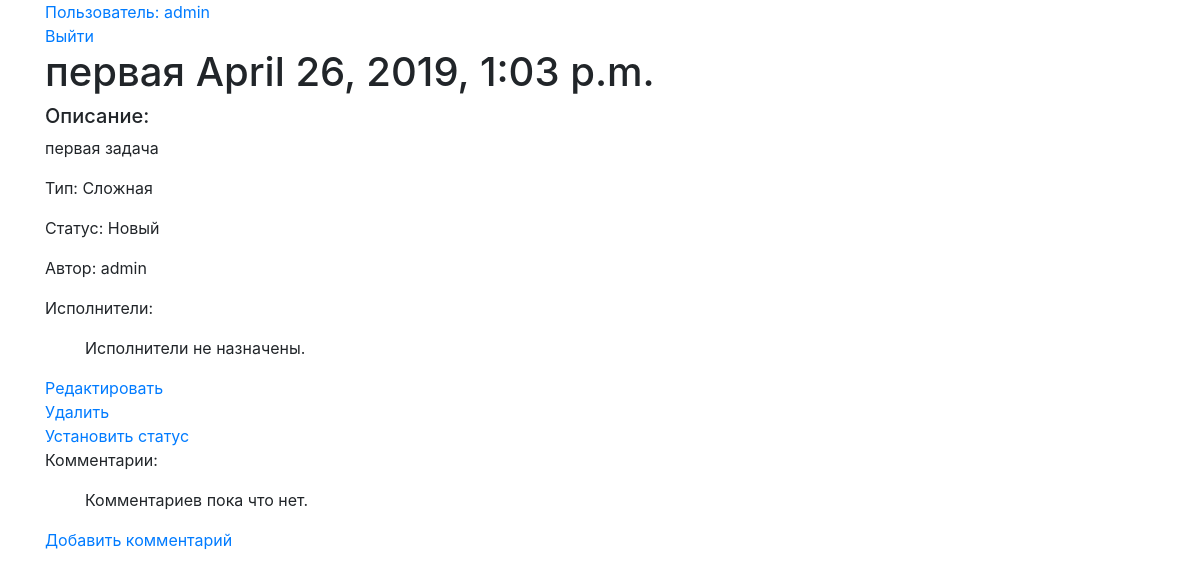
The app's page /tasks/1/ (signed in), older data.
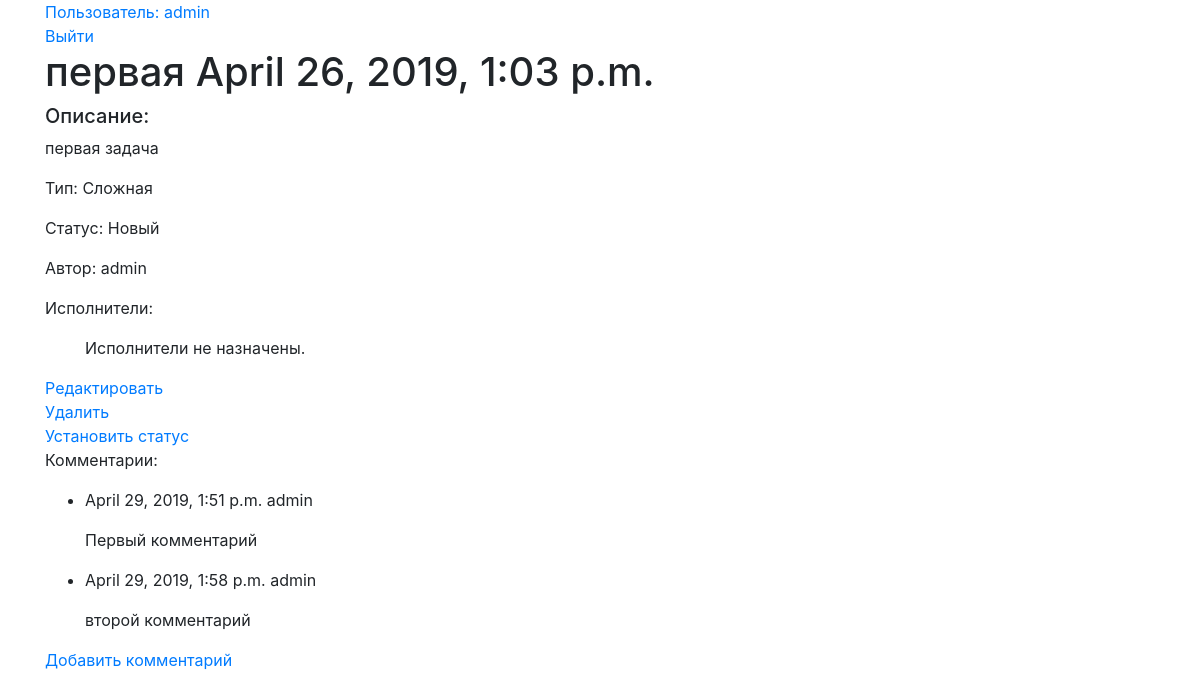
The same page, newer data.
### tasks/models.py (models this page shows, shortened)
class ModelsNameMixin:
    def get_model_name_plural(self):
        return self._meta.verbose_name_plural

class Task(models.Model, ModelsNameMixin):
    title = models.CharField(verbose_name='Наименование', max_length=150)
    date = models.DateTimeField(verbose_name='Дата', auto_now_add=True)
    description = models.TextField(verbose_name='Описание', max_length=500)
    state = models.ForeignKey(TaskState, on_delete=models.PROTECT, default=DEFAULT_STATE_ID)
    task_type = models.ForeignKey(TaskType, on_delete=models.PROTECT)
    author = models.ForeignKey(settings.AUTH_USER_MODEL, on_delete=models.CASCADE, related_name='user_task_auth', blank=True, null=True)
    performers = models.ManyToManyField(User, related_name='user_task_performers')
    objects = TaskQuerySet.as_manager()
    class Meta:
        ordering = ['date', 'title']
        verbose_name = 'Задача'
        verbose_name_plural = 'Задачи'

class TaskType(models.Model, ModelsNameMixin):
    title = models.CharField(verbose_name='Наименование', max_length=100, unique=True)
    def __str__(self):
        return self.title
    class Meta:
        verbose_name = 'Тип задачи'
        verbose_name_plural = 'Типы задачи'

class TaskState(models.Model, ModelsNameMixin):
    title = models.CharField(verbose_name='Наименование', max_length=100, unique=True)
    def __str__(self):
        return self.title
    class Meta:
        verbose_name = 'Статус задачи'
        verbose_name_plural = 'Статусы задачи'

class Comment(models.Model, ModelsNameMixin):
    date = models.DateTimeField(verbose_name="Дата", auto_now=True)
    description = models.TextField(verbose_name="Содержание", max_length=500)
    task = models.ForeignKey(Task, on_delete=models.PROTECT)
    author = models.ForeignKey(settings.AUTH_USER_MODEL, on_delete=models.CASCADE)
    class Meta:
        ordering = ['date']
        verbose_name = 'Комментарий'
        verbose_name_plural = 'Комментарии'

### tasks/views.py (the view)
# urls.py: path('<pk>/', TaskDetailView.as_view(), name='task_detail'),
class TaskDetailView(LoginRequiredMixin, DetailView):
    model = Task
    template_name = "tasks_detail.html"

### tasks/templates/tasks_detail.html (shortened to what this page needs)
{% extends "base.html" %}
{% block content %}
    <h1>{{ object.title }}  {{ object.date }}</h1>
    <h5>Описание:</h5>
    <p>{{ object.description }}</p>
    <p>Тип: {{ object.task_type }}</p>
    <p>Статус: {{ object.state }}</p>
    <p>Автор: {{ object.author }}</p>
    <p>Исполнители:
        <ul>
            {% for performer in object.performers.all %}
            <li>{{ performer }}</li>
            {% empty %}
                <p>Исполнители не назначены.</p>
            {% endfor %}
        </ul>
    </p>
    {% if object.author == user %}
        <a href="{% url 'task_update' object.pk %}">Редактировать</a>
        <br>
        {% if not object.performers.count %}
            <a href="{% url 'task_delete' object.pk %}">Удалить</a>
            <br>
        {% endif %}
    {% endif %}
    <a href="{% url 'task_set_state' object.pk %}">Установить статус</a>
    <p>Комментарии:
        <ul>
            {% for comment in object.comment_set.all %}
                <li>
                    <p>{{ comment.date }} {{ comment.author }}</p>
                    <p>{{ comment.description}}</p>
                </li>
            {% empty %}
                <p>Комментариев пока что нет.</p>
            {% endfor %}
        </ul>
    </p>
    <a href="{{request.path}}comment/add/">Добавить комментарий</a>
{% endblock %}

### tasks/templates/base.html (shortened to what this page needs)
<!doctype html>
<html lang="en">
  <head>
    <link rel="stylesheet" href="https://stackpath.bootstrapcdn.com/bootstrap/4.3.1/css/bootstrap.min.css">
  </head>
  <body>
    <div class="container">
        <div>
          {% if user.is_authenticated %}
              <a href="{% url 'profile' user.pk %}"> Пользователь: {{ user }}</a> <br>
              <a href="{% url 'logout' %}">Выйти</a>
          {% else %}
              <a href="{% url 'login' %}">Войти</a>
          {% endif %}
        </div>
        {% block content %}
        {% endblock %}
    </div>
  </body>
</html>

Row changes from the older to the newer data that the page shows:
added Comment: date "April 29, 2019, 1:51 p.m.", author "admin", description "Первый комментарий"
added Comment: date "April 29, 2019, 1:58 p.m.", author "admin", description "второй комментарий"
Text that changed along with them:
text no longer shown: "Комментариев пока что нет."
